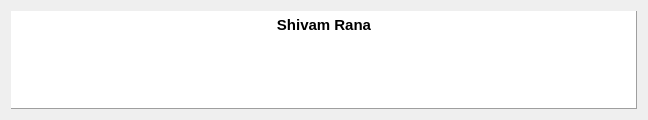
<?xml version="1.0" encoding="UTF-8"?>
<ui version="4.0">
 <class>Form</class>
 <widget class="QWidget" name="Form">
  <property name="geometry">
   <rect>
    <x>0</x>
    <y>0</y>
    <width>648</width>
    <height>120</height>
   </rect>
  </property>
  <property name="windowTitle">
   <string>Quoto - Daily Quote</string>
  </property>
  <layout class="QGridLayout" name="gridLayout">
   <property name="sizeConstraint">
    <enum>QLayout::SetMaximumSize</enum>
   </property>
   <item row="0" column="0">
    <widget class="QTextBrowser" name="textBrowser">
     <property name="enabled">
      <bool>true</bool>
     </property>
     <property name="font">
      <font>
       <weight>75</weight>
       <bold>true</bold>
      </font>
     </property>
     <property name="autoFillBackground">
      <bool>true</bool>
     </property>
     <property name="frameShape">
      <enum>QFrame::Panel</enum>
     </property>
     <property name="frameShadow">
      <enum>QFrame::Raised</enum>
     </property>
     <property name="lineWidth">
      <number>1</number>
     </property>
     <property name="html">
      <string>&lt;!DOCTYPE HTML PUBLIC &quot;-//W3C//DTD HTML 4.0//EN&quot; &quot;http://www.w3.org/TR/REC-html40/strict.dtd&quot;&gt;
&lt;html&gt;&lt;head&gt;&lt;meta name=&quot;qrichtext&quot; content=&quot;1&quot; /&gt;&lt;style type=&quot;text/css&quot;&gt;
p, li { white-space: pre-wrap; }
&lt;/style&gt;&lt;/head&gt;&lt;body style=&quot; font-family:'WenQuanYi Micro Hei'; font-size:11pt; font-weight:600; font-style:normal;&quot;&gt;
&lt;p align=&quot;center&quot; style=&quot; margin-top:0px; margin-bottom:0px; margin-left:0px; margin-right:0px; -qt-block-indent:0; text-indent:0px;&quot;&gt;Shivam Rana&lt;/p&gt;&lt;/body&gt;&lt;/html&gt;</string>
     </property>
     <property name="overwriteMode">
      <bool>false</bool>
     </property>
     <property name="acceptRichText">
      <bool>true</bool>
     </property>
     <property name="textInteractionFlags">
      <set>Qt::TextBrowserInteraction</set>
     </property>
     <property name="openLinks">
      <bool>false</bool>
     </property>
    </widget>
   </item>
  </layout>
 </widget>
 <resources/>
 <connections/>
</ui>
